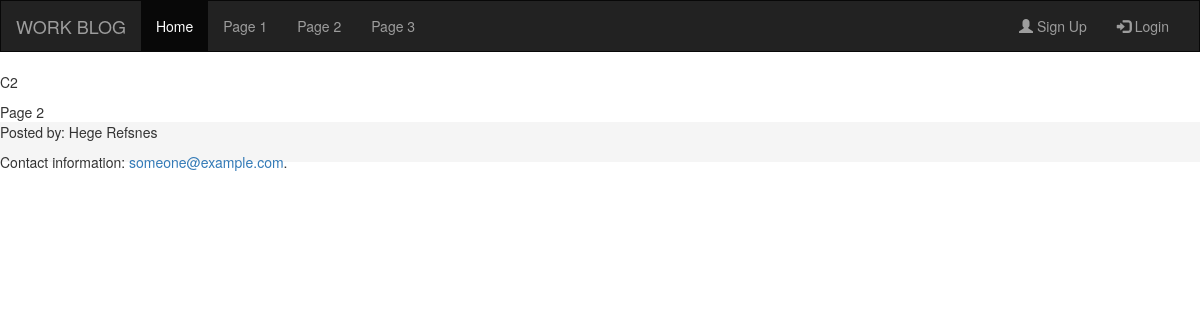
/?page_id=2, run on the app's committed database.
### tables this page shows
CREATE TABLE `content` (
  `id` int(11) NOT NULL,
  `html` text NOT NULL,
  `timestamp` timestamp NOT NULL DEFAULT CURRENT_TIMESTAMP ON UPDATE CURRENT_TIMESTAMP,
  `user_id` int(11) NOT NULL,
  `page_id` int(11) NOT NULL,
  `name` varchar(64) NOT NULL,
  `special` int(11) NOT NULL
);

### assets/php/cms.php (the view, shortened to what this page needs)
<?php
class CMS {
    public static $stylesheets = array(
      '  <link rel="stylesheet" href="https://maxcdn.bootstrapcdn.com/bootstrap/3.3.7/css/bootstrap.min.css">',
      '<link rel="stylesheet" href="/project-cms/assets/css/style.css" />'
    );
    public static function getStylesheets() {
      foreach (self::$stylesheets as $key => $value) {
        echo $value;
      }
    }
    public static function getHeader() {
        $mysql = new mysqli(SERVER, USERNAME, PASSWORD, DATABASE);
        $sql = "SELECT `html` FROM `content` WHERE name='header' AND special=1";
        $res = mysqli_query($mysql, $sql);
        while($row = $res->fetch_assoc()) {
            echo $row["html"];
        }
    }
    public static function getFooter() {
        $mysql = new mysqli(SERVER, USERNAME, PASSWORD, DATABASE);
        $sql = "SELECT `html` FROM `content` WHERE name='footer' AND special=1";
        $res = mysqli_query($mysql, $sql);
        while($row = $res->fetch_assoc()) {
            echo $row["html"];
        }
    }
}
?>

### assets/php/content.php (shortened to what this page needs)
<?php
class Content
{
    public static function getContent($page_id) {
          $mysql = new mysqli(SERVER, USERNAME, PASSWORD, DATABASE);
          $sql = "SELECT `html` FROM `content` WHERE page_id=$page_id AND special=0";
          $res = mysqli_query($mysql, $sql);
          while($row = $res->fetch_assoc()) {
              echo $row["html"];
          }
      }
}
 ?>

### assets/css/style.css (style rules this page uses)
* { border-radius: 0 !important; }
body { width: 100vw; display: flex; justify-content: space-between; flex-direction: column; }
footer { width: 100vw; height: 5vh; background: whitesmoke; }

### data on the page
content: html "WORK BLOG Home Page 1 Page 2 Page 3 Sign Up Login"
content: html "C2"
content: html "Page 2"
content: html "Posted by: Hege Refsnes Contact information: someone@example.com ."
